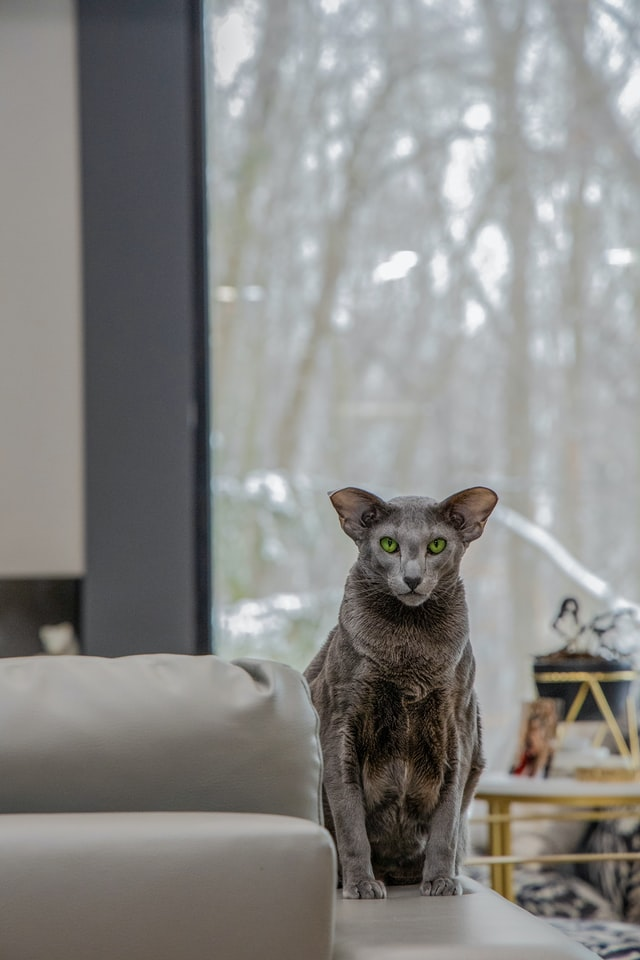
#> input picture OpenCV/pet.jpg, 640 x 960 px
$ python sketch.py
#> lines starting #> are read from the running program, lines starting #| are printed output that depends on the picture
import cv2


def dodge_v2(x, y):
    return cv2.divide(x, 255 - y, scale=256)


img = cv2.imread('pet.jpg')
#> img is the input picture: shape (960, 640, 3); mean B, G, R 133.4, 135.5, 136
img_gray = cv2.cvtColor(img, cv2.COLOR_BGR2GRAY)
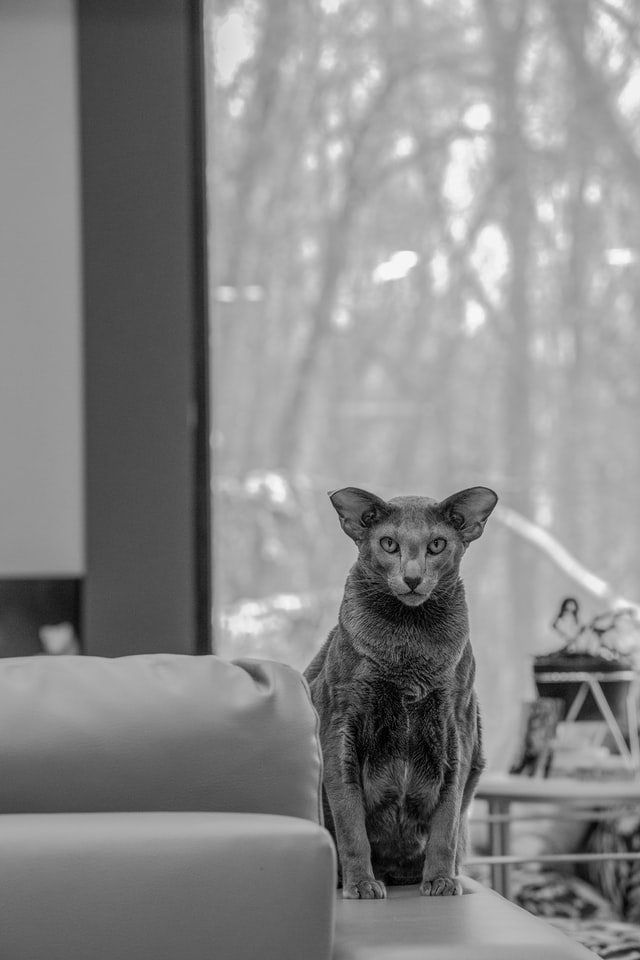
#> img_gray: shape (960, 640); min 0, max 250, mean 135.4
img_invert = cv2.bitwise_not(img_gray)
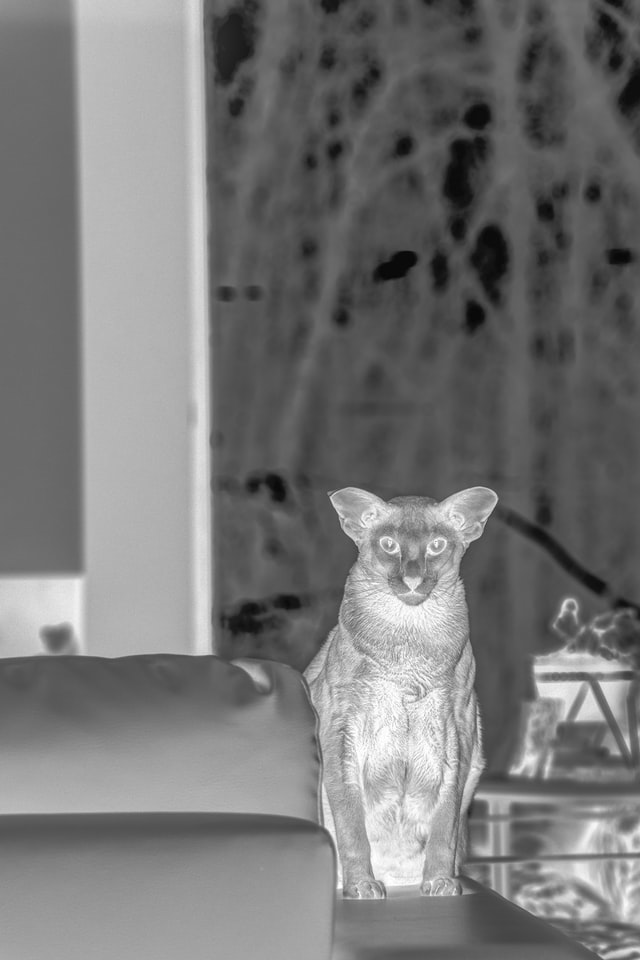
#> img_invert: shape (960, 640); min 5, max 255, mean 119.6
img_smoothing = cv2.GaussianBlur(img_invert, (21, 21), sigmaX=0, sigmaY=0)
final_img = dodge_v2(img_gray, img_smoothing)
#> in dodge_v2, `return cv2.divide(x, 255 - y, scale=256)`:
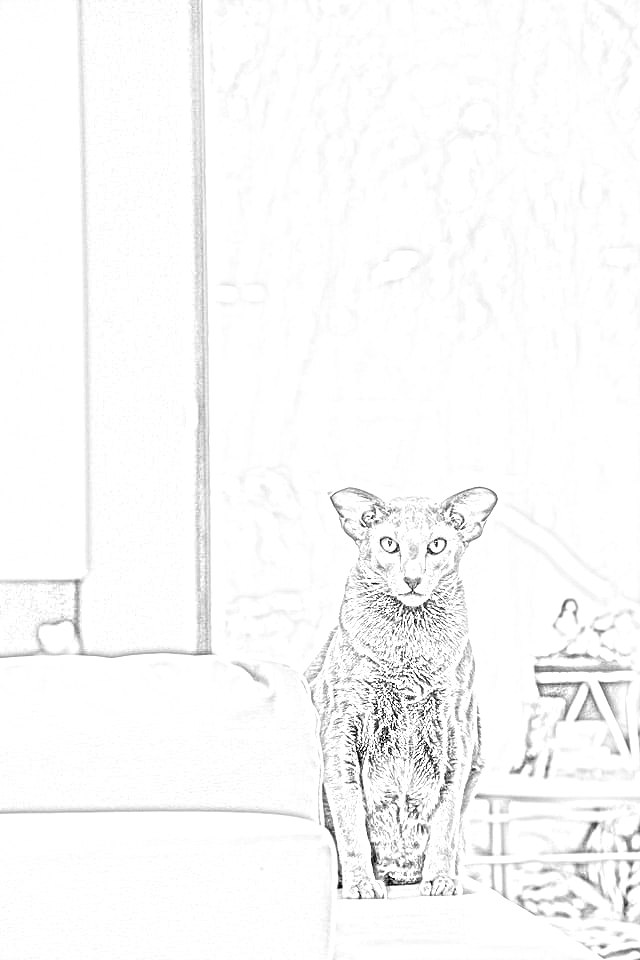
#> returned value: shape (960, 640); min 0, max 255, mean 249.1
cv2.imshow('Sketch', final_img)

cv2.waitKey(0)
